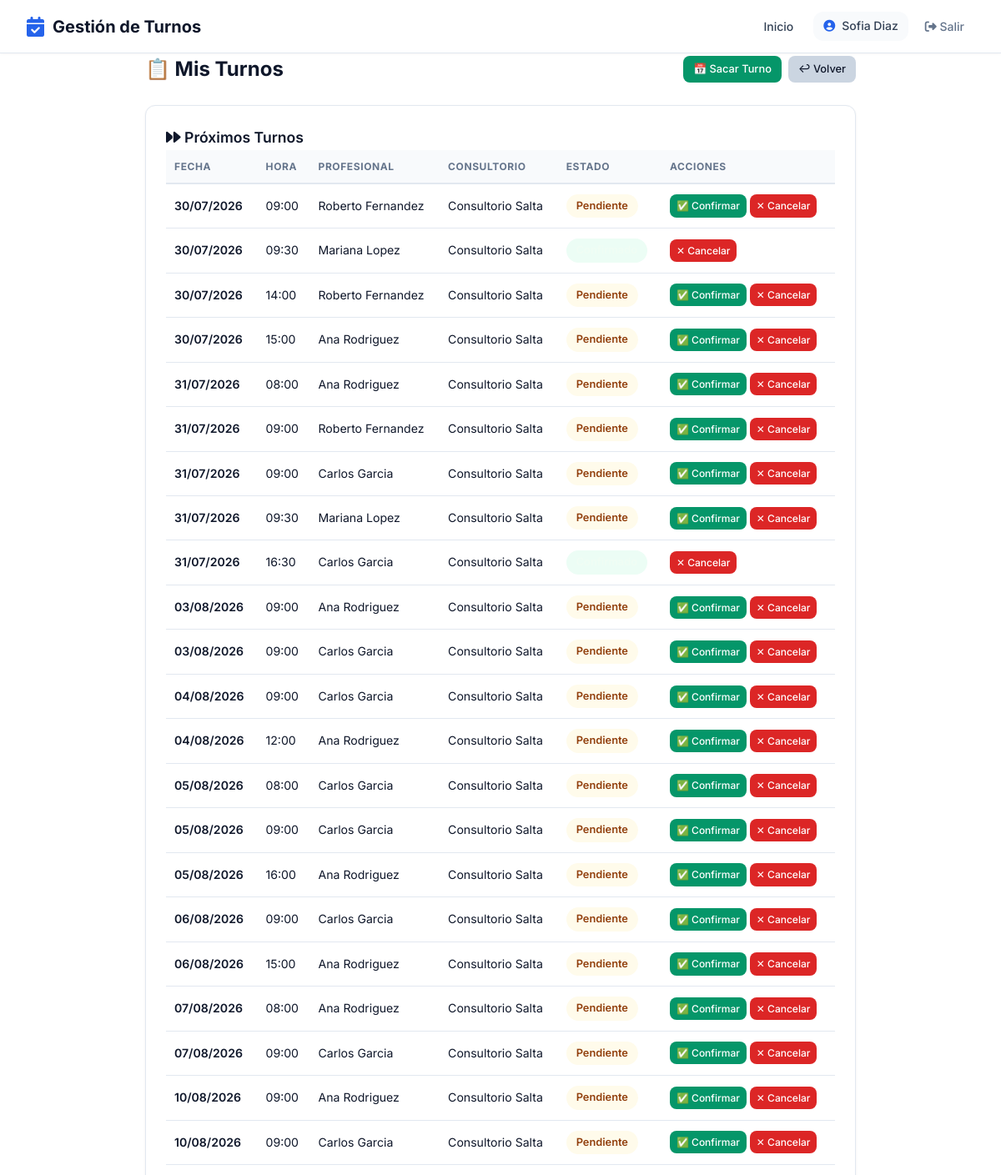
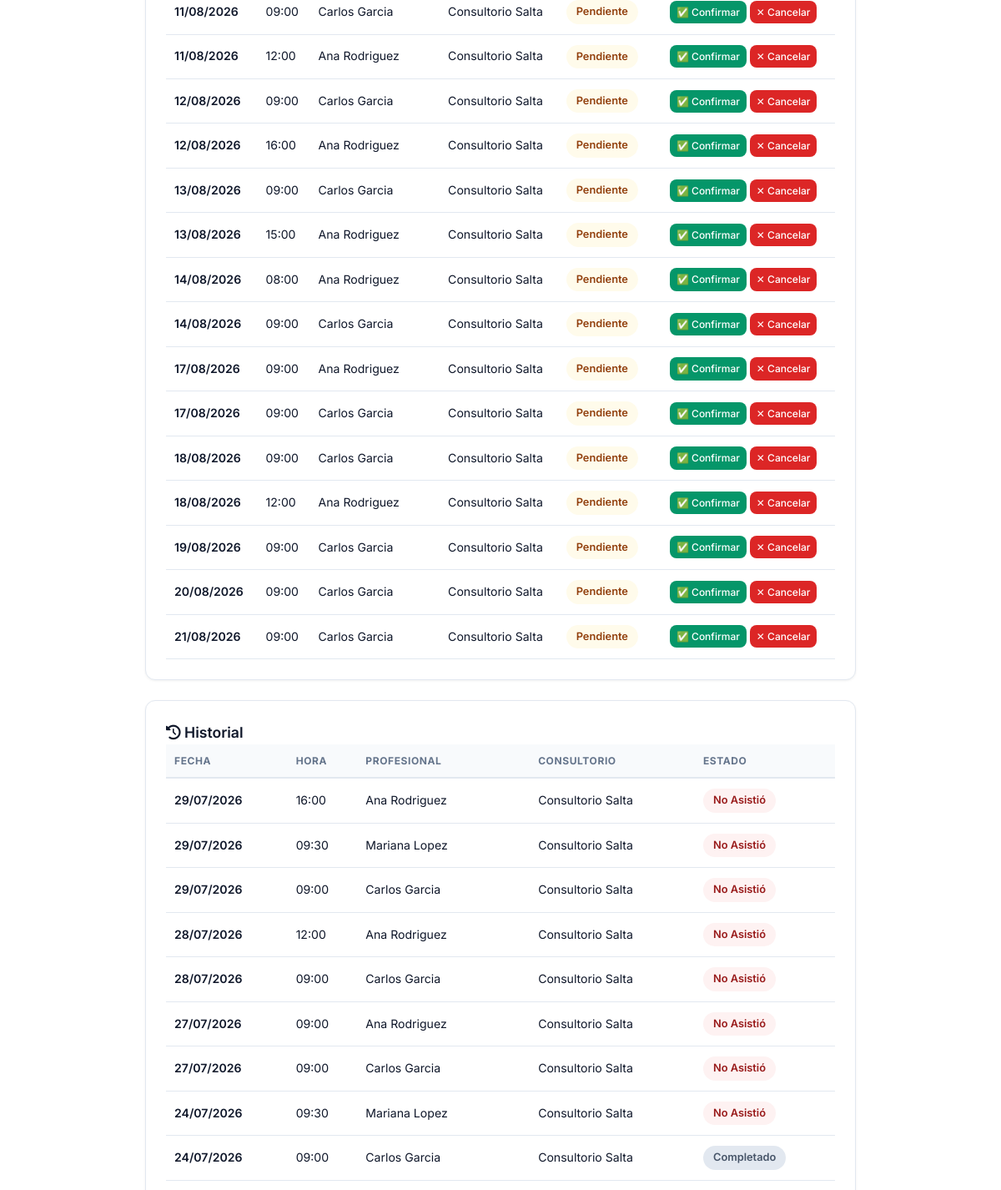
/paciente/mis-turnos/ (signed in, upper part), run on an earlier commit of the app's database (2 pictures, top to bottom).
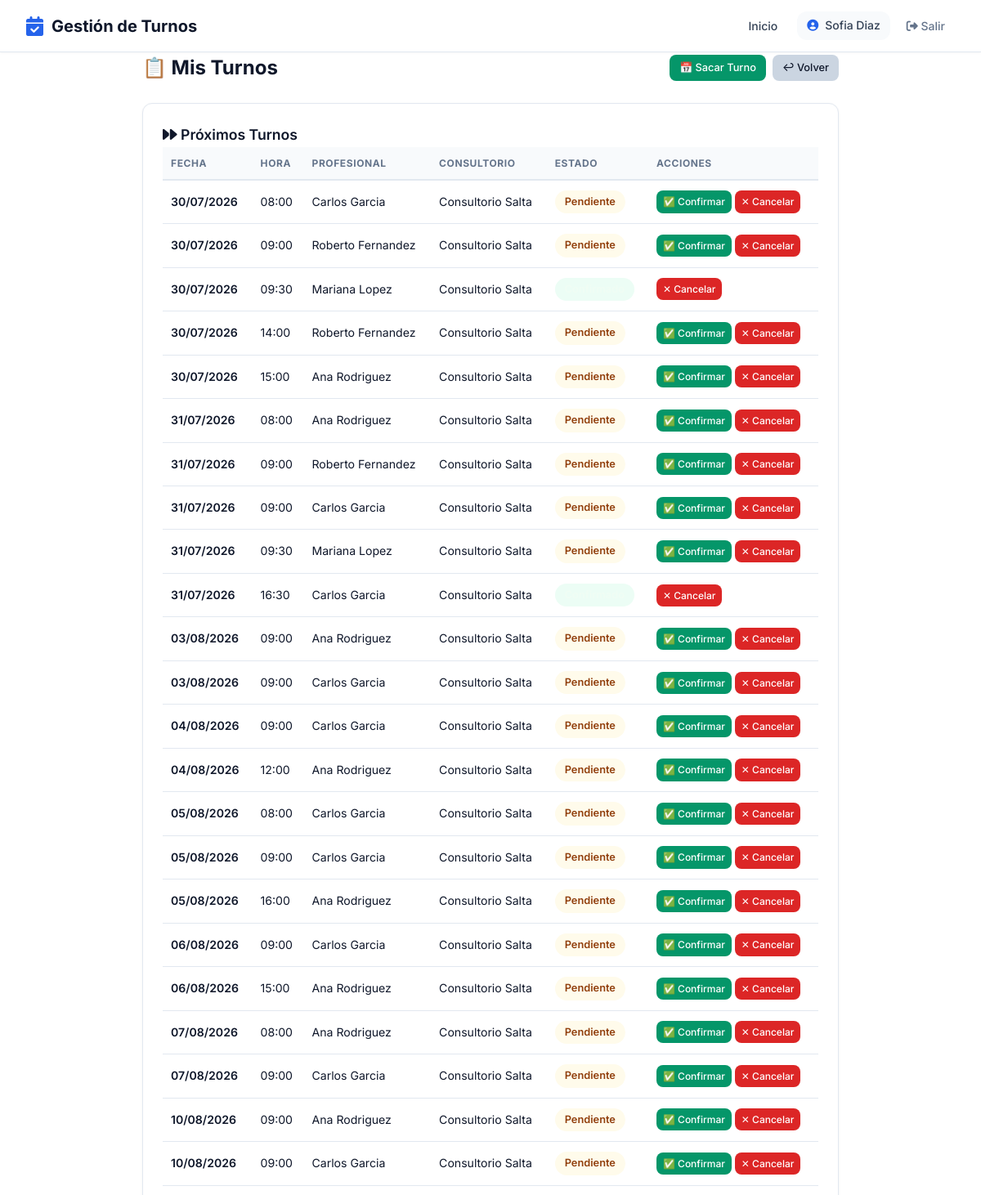
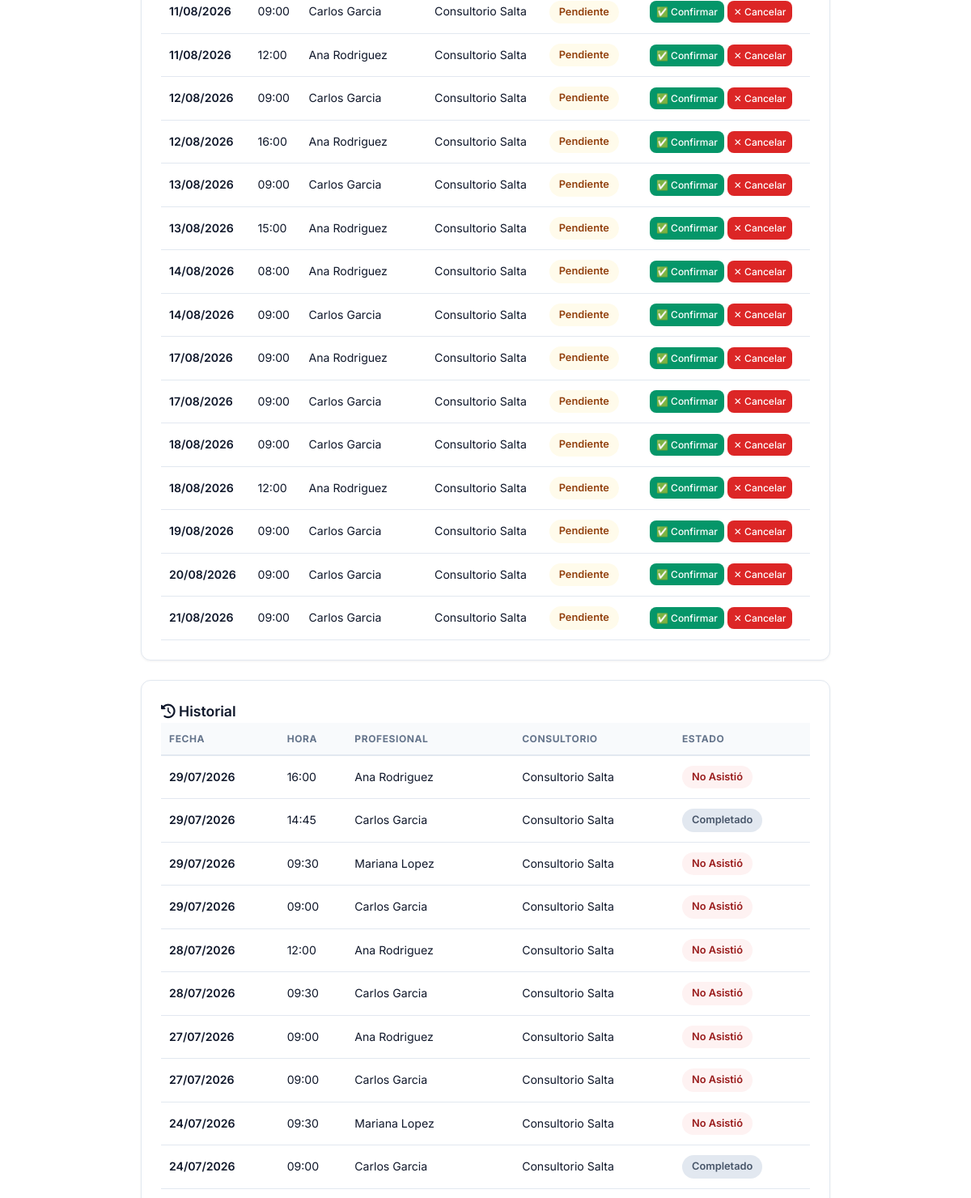
And on a later commit of the database (2 pictures, top to bottom).
### turnos_profesionales/models.py (models this page shows, shortened)
class TurnoProfesional(ModeloBase):
    ESTADOS = [
        ('pendiente', 'Pendiente'),
        ('confirmado', 'Confirmado'),
        ('cancelado', 'Cancelado'),
        ('no_asistio', 'No Asistió'),
        ('completado', 'Completado'),
        ('en_sala', 'En Sala de Espera'),
    ]
    profesional = models.ForeignKey(
        'profesionales.Profesional',
        on_delete=models.CASCADE,
        verbose_name='Profesional'
    )
    paciente = models.ForeignKey(
        'pacientes.Paciente',
        on_delete=models.CASCADE,
        verbose_name='Paciente'
    )
    fecha = models.DateField(verbose_name='Fecha')
    hora_inicio = models.TimeField(verbose_name='Hora de Inicio')
    hora_fin = models.TimeField(verbose_name='Hora de Fin')
    estado = models.CharField(
        max_length=20,
        choices=ESTADOS,
        default='pendiente',
        verbose_name='Estado'
    )
    tipo_consulta = models.CharField(
        max_length=100,
        blank=True,
        verbose_name='Tipo de Consulta'
    )
    notas_internas = models.TextField(
        blank=True,
        verbose_name='Notas Internas'
    )
    obra_social = models.ForeignKey(
        'obras_sociales.ObraSocial',
        on_delete=models.SET_NULL,
        null=True,
        blank=True,
        verbose_name='Obra Social'
    )
    requiere_autorizacion = models.BooleanField(
        default=False,
        verbose_name='Requiere Autorización'
    )
    enviar_recordatorio = models.BooleanField(
        default=True,
        verbose_name='Enviar Recordatorio'
    )
    establecimiento = models.ForeignKey(
    'establecimientos.Establecimiento',
    on_delete=models.SET_NULL,
    null=True,
    blank=True,
    verbose_name='Consultorio'
)
    es_sobreturno = models.BooleanField(
    default=False,
    verbose_name='Sobreturno'
)
    monto_total = models.DecimalField(max_digits=10, decimal_places=2, null=True, blank=True, verbose_name='Monto Total')
    monto_os = models.DecimalField(max_digits=10, decimal_places=2, null=True, blank=True, verbose_name='Cubre OS')
    monto_coseguro = models.DecimalField(
        max_digits=10,
        decimal_places=2,
        null=True,
        blank=True,
        verbose_name='Coseguro cobrado'
    )
    os_cobrado = models.BooleanField(default=False, verbose_name='¿Cobrado a la OS?')
    fecha_cobro_os = models.DateField(null=True, blank=True, verbose_name='Fecha de cobro a OS')
    no_asistio_automatico = models.BooleanField(default=False, verbose_name="No asistió por sistema")
    sesion_descontada = models.BooleanField(default=False, verbose_name="Sesión descontada")
    google_event_id = models.CharField(max_length=200, blank=True, null=True, verbose_name='ID Evento Google')
    class Meta:
        verbose_name = 'Turno Profesional'
        verbose_name_plural = 'Turnos Profesionales'
        ordering = ['fecha', 'hora_inicio']
    def save(self, *args, **kwargs):
        if not self.es_sobreturno and self.fecha and self.hora_inicio and self.hora_fin:
            agenda = Agenda.objects.filter(
                profesional=self.profesional,
                activo=True,
                fecha_inicio__lte=self.fecha,
            ).filter(
                Q(fecha_fin__isnull=True) | Q(fecha_fin__gte=self.fecha)
            ).first()
            if not agenda:
                self.es_sobreturno = True
            else:
                horario = HorarioAtencion.objects.filter(
                    agenda=agenda,
                    dia=self.fecha.weekday()
                ).first()
                if not horario:
                    self.es_sobreturno = True
                else:
                    duracion = horario.duracion_turno
                    hora_actual = horario.hora_inicio
                    coincide = False
                    while hora_actual < horario.hora_fin:
                        hora_fin_slot = (datetime.combine(self.fecha, hora_actual) + timedelta(minutes=duracion)).time()
                        if self.hora_inicio == hora_actual and self.hora_fin == hora_fin_slot:
                            coincide = True
                            break
                        hora_actual = hora_fin_slot
                    if not coincide:
                        self.es_sobreturno = True
        super().save(*args, **kwargs)

### profesionales/models.py (models this page shows, shortened)
class Profesional(Persona):
    ESPECIALIDADES = [
        ('odontologia', 'Odontología'),
        ('kinesiologia', 'Kinesiología'),
        ('psicologia', 'Psicología'),
        ('nutricion', 'Nutrición'),
        ('cardiologia', 'Cardiología'),
        ('medicina_general', 'Medicina General'),
        ('dermatologia', 'Dermatología'),
        ('estetica', 'Estética'),
        ('pediatria', 'Pediatría'),
        ('traumatologia', 'Traumatología'),
        ('veterinaria', 'Veterinaria'),
        ('fonoaudiologia', 'Fonoaudiologia'),
        ('otro', 'Otro'),
    ]
    usuario = models.OneToOneField(
        'usuarios.Usuario',
        on_delete=models.CASCADE,
        verbose_name='Usuario'
    )
    especialidad = models.CharField(
        max_length=50,
        choices=ESPECIALIDADES,
        verbose_name='Especialidad'
    )
    matricula = models.CharField(
        max_length=50,
        blank=True,
        verbose_name='Matrícula Profesional'
    )
    color_calendario = models.CharField(
        max_length=7,
        default='#4A90D9',
        verbose_name='Color en Calendario'
    )
    acepta_obra_social = models.BooleanField(
        default=False,
        verbose_name='Acepta Obra Social'
    )
    descripcion = models.TextField(
        blank=True,
        verbose_name='Descripción Profesional'
    )
    foto = models.ImageField(
    upload_to='profesionales/',
    blank=True,
    null=True,
    verbose_name='Foto de Perfil'
    )
    establecimientos = models.ManyToManyField(
    'establecimientos.Establecimiento',
    blank=True,
    related_name='profesionales',
    verbose_name='Consultorios donde atiende'
    )
    frase_destacada = models.CharField(max_length=200, blank=True, verbose_name='Frase destacada')
    precio_particular = models.DecimalField(max_digits=10, decimal_places=2, null=True, blank=True, verbose_name='Precio consulta particular')
    obras_sociales_texto = models.TextField(blank=True, verbose_name='Obras sociales (texto libre)')
    servicios_texto = models.TextField(blank=True, verbose_name='Servicios / Especializaciones')
    servicios_destacados = models.TextField(blank=True, verbose_name='Servicios destacados')
    especializaciones = models.TextField(blank=True, verbose_name='Especializaciones')
    atiende_por_orden = models.BooleanField(
    default=False,
    verbose_name='Atiende por orden de llegada'
)
    obras_sociales = models.ManyToManyField(
        'obras_sociales.ObraSocial',
        blank=True,
        related_name='profesionales',
        verbose_name='Obras Sociales'
    )
    planes = models.ManyToManyField(
        'obras_sociales.Plan',
        blank=True,
        verbose_name='Planes'
    )
    class Meta:
        verbose_name = 'Profesional'
        verbose_name_plural = 'Profesionales'
        ordering = ['apellido', 'nombre']

### establecimientos/models.py (models this page shows, shortened)
class Establecimiento(ModeloBase):
    nombre = models.CharField(max_length=200, verbose_name='Nombre')
    direccion = models.CharField(max_length=200, verbose_name='Dirección')
    telefono = models.CharField(max_length=20, verbose_name='Teléfono')
    email = models.EmailField(verbose_name='Email')
    cuit = models.CharField(max_length=13, verbose_name='CUIT')
    logo = models.ImageField(upload_to='logos/', blank=True, verbose_name='Logo')
    class Meta:
        verbose_name = 'Establecimiento'
        verbose_name_plural = 'Establecimientos'

### pacientes/views_portal.py (the view)
@login_required
def mis_turnos(request):
    if request.user.rol != 'paciente':
        return redirect('home')
    paciente = get_object_or_404(Paciente, usuario=request.user)
    hoy = date.today()
    ahora = datetime.now()
    cliente_slug = request.session.get('cliente_slug')
    cliente = None
    if cliente_slug:
        try:
            cliente = ClienteSaaS.objects.get(slug=cliente_slug, activo=True)
        except ClienteSaaS.DoesNotExist:
            pass
    turnos_qs = TurnoProfesional.objects.filter(paciente=paciente)
    if cliente:
        if cliente.tipo == 'consultorio':
            turnos_qs = turnos_qs.filter(establecimiento=cliente.establecimiento)
        else:
            turnos_qs = turnos_qs.filter(profesional=cliente.profesional)
    turnos_pendientes_pasados = turnos_qs.filter(
        estado='pendiente',
        fecha__lt=hoy
    )
    for turno in turnos_pendientes_pasados:
        turno.estado = 'no_asistio'
        turno.no_asistio_automatico = True
        if not turno.sesion_descontada:
            os_paciente = PacienteObraSocial.objects.filter(
                paciente=turno.paciente,
                activa=True,
                profesional=turno.profesional,
                sesiones_restantes__gt=0,
            ).first()
            if os_paciente:
                os_paciente.sesiones_restantes -= 1
                os_paciente.save()
                turno.sesion_descontada = True
        turno.save()
    turnos_qs = TurnoProfesional.objects.filter(paciente=paciente)
    if cliente:
        if cliente.tipo == 'consultorio':
            turnos_qs = turnos_qs.filter(establecimiento=cliente.establecimiento)
        else:
            turnos_qs = turnos_qs.filter(profesional=cliente.profesional)
    proximos = turnos_qs.filter(fecha__gte=hoy).order_by('fecha', 'hora_inicio')
    pasados = turnos_qs.filter(fecha__lt=hoy).order_by('-fecha', '-hora_inicio')
    return render(request, 'pacientes/portal/mis_turnos.html', {
        'paciente': paciente,
        'proximos': proximos,
        'pasados': pasados,
        'hoy': hoy,
    })

### core_app/models.py (called while the page is built)
    @property
    def nombre_completo(self):
        return f"{self.nombre} {self.apellido}"

### pacientes/templates/pacientes/portal/mis_turnos.html (shortened to what the changed rows need)
{% extends 'core_app/base.html' %}
{% load static %}
{% block extra_css %}
    <link rel="stylesheet" href="{% static 'css/pages/portal_paciente.css' %}">
{% endblock %}
{% block content %}
<div class="portal-paciente-page">
<div class="portal-paciente-container">
    <div class="portal-header">
        <div>
            <h1>📋 Mis Turnos</h1>
        </div>
    </div>
    {% if proximos or pasados %}
        {% if proximos %}
        <div class="portal-card">
            <div class="table-container">
                <table class="portal-tabla">
                    <thead>
                        <tr>
                            <th>Fecha</th>
                            <th>Hora</th>
                            <th>Profesional</th>
                            <th>Consultorio</th>
                            <th>Estado</th>
                            <th>Acciones</th>
                        </tr>
                    </thead>
                    <tbody>
                        {% for turno in proximos %}
                        <tr>
                            <td class="fecha-col">{{ turno.fecha|date:"d/m/Y" }}</td>
                            <td class="hora-col">{{ turno.hora_inicio|time:"H:i" }}</td>
                            <td>{{ turno.profesional.nombre_completo }}</td>
                            <td>{{ turno.establecimiento.nombre|default:"—" }}</td>
                            <td>
                                <span class="turno-estado
                                    {% if turno.estado == 'confirmado' %}confirmado
                                    {% elif turno.estado == 'pendiente' %}pendiente
                                    {% elif turno.estado == 'completado' %}completado
                                    {% elif turno.estado == 'cancelado' %}cancelado
                                    {% elif turno.estado == 'no_asistio' %}no-asistio
                                    {% endif %}">
                                    {{ turno.get_estado_display }}
                                </span>
                            </td>
                            <td>
                                {% if turno.estado == 'pendiente' %}
                                    <a href="{% url 'confirmar_turno_paciente' turno.id %}" class="btn btn-success btn-xs">✅ Confirmar</a>
                                    <a href="{% url 'cancelar_turno_paciente' turno.id %}" class="btn btn-danger btn-xs" onclick="return confirm('¿Cancelar este turno?')">✕ Cancelar</a>
                                {% elif turno.estado == 'confirmado' %}
                                    <a href="{% url 'cancelar_turno_paciente' turno.id %}" class="btn btn-danger btn-xs" onclick="return confirm('¿Cancelar este turno?')">✕ Cancelar</a>
                                {% endif %}
                            </td>
                        </tr>
                        {% endfor %}
                    </tbody>
                </table>
            </div>
        </div>
        {% endif %}
        {% if pasados %}
        <div class="portal-card" style="margin-top: 24px;">
            <div class="table-container">
                <table class="portal-tabla">
                    <thead>
                        <tr>
                            <th>Fecha</th>
                            <th>Hora</th>
                            <th>Profesional</th>
                            <th>Consultorio</th>
                            <th>Estado</th>
                        </tr>
                    </thead>
                    <tbody>
                        {% for turno in pasados %}
                        <tr>
                            <td class="fecha-col">{{ turno.fecha|date:"d/m/Y" }}</td>
                            <td class="hora-col">{{ turno.hora_inicio|time:"H:i" }}</td>
                            <td>{{ turno.profesional.nombre_completo }}</td>
                            <td>{{ turno.establecimiento.nombre|default:"—" }}</td>
                            <td>
                                <span class="turno-estado
                                    {% if turno.estado == 'confirmado' %}confirmado
                                    {% elif turno.estado == 'pendiente' %}pendiente
                                    {% elif turno.estado == 'completado' %}completado
                                    {% elif turno.estado == 'cancelado' %}cancelado
                                    {% elif turno.estado == 'no_asistio' %}no-asistio
                                    {% endif %}">
                                    {{ turno.get_estado_display }}
                                </span>
                            </td>
                        </tr>
                        {% endfor %}
                    </tbody>
                </table>
            </div>
        </div>
        {% endif %}
    {% endif %}
</div>
</div>
{% endblock %}

What changed in the data, as far as the page shows it:
added TurnoProfesional: fecha "30/07/2026", hora_inicio "08:00", profesional.nombre_completo "Carlos Garcia", establecimiento.nombre "Consultorio Salta", estado "Pendiente", shows "✅ Confirmar", shown under "Próximos Turnos"
added TurnoProfesional: fecha "29/07/2026", hora_inicio "14:45", profesional.nombre_completo "Carlos Garcia", establecimiento.nombre "Consultorio Salta", estado "Completado", shown under "Historial"
changed TurnoProfesional (number 44 of 48 on the later page): hora_inicio "09:00" → "09:30"
